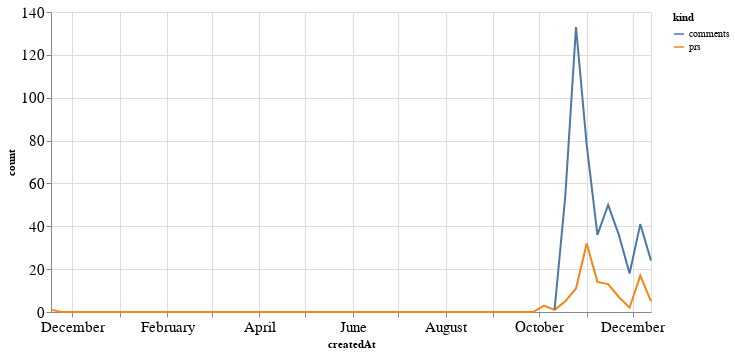

The notebook cell saved with this chart:
### Code cell
alt.Chart(total_time, width=600).mark_line().encode(
    x='createdAt',
    y='count',
    color='kind'
)

### Figure 1 — Vega-Lite specification as saved in the notebook (floating-point values rounded to 4 significant figures)
{"config": {"axisLeft": {"labelFontSize": 15}, "axisBottom": {"labelFontSize": 15}}, "data": {"name": "data-18fc921eb22d358ed4e48ed3782ae73b"}, "mark": "line", "encoding": {"color": {"type": "nominal", "field": "kind"}, "x": {"type": "temporal", "field": "createdAt"}, "y": {"type": "quantitative", "field": "count"}}, "width": 600, "$schema": "https://vega.github.io/schema/vega-lite/v4.8.1.json", "datasets": {"data-18fc921eb22d358ed4e48ed3782ae73b": [{"createdAt": "2019-11-17T00:00:00", "kind": "prs", "count": 1.0}, {"createdAt": "2019-11-24T00:00:00", "kind": "prs", "count": 0.0}, {"createdAt": "2019-12-01T00:00:00", "kind": "prs", "count": 0.0}, {"createdAt": "2019-12-08T00:00:00", "kind": "prs", "count": 0.0}, {"createdAt": "2019-12-15T00:00:00", "kind": "prs", "count": 0.0}, {"createdAt": "2019-12-22T00:00:00", "kind": "prs", "count": 0.0}, {"createdAt": "2019-12-29T00:00:00", "kind": "prs", "count": 0.0}, {"createdAt": "2020-01-05T00:00:00", "kind": "prs", "count": 0.0}, {"createdAt": "2020-01-12T00:00:00", "kind": "prs", "count": 0.0}, {"createdAt": "2020-01-19T00:00:00", "kind": "prs", "count": 0.0}, {"createdAt": "2020-01-26T00:00:00", "kind": "prs", "count": 0.0}, {"createdAt": "2020-02-02T00:00:00", "kind": "prs", "count": 0.0}, {"createdAt": "2020-02-09T00:00:00", "kind": "prs", "count": 0.0}, {"createdAt": "2020-02-16T00:00:00", "kind": "prs", "count": 0.0}, {"createdAt": "2020-02-23T00:00:00", "kind": "prs", "count": 0.0}, {"createdAt": "2020-03-01T00:00:00", "kind": "prs", "count": 0.0}, {"createdAt": "2020-03-08T00:00:00", "kind": "prs", "count": 0.0}, {"createdAt": "2020-03-15T00:00:00", "kind": "prs", "count": 0.0}, {"createdAt": "2020-03-22T00:00:00", "kind": "prs", "count": 0.0}, {"createdAt": "2020-03-29T00:00:00", "kind": "prs", "count": 0.0}, {"createdAt": "2020-04-05T00:00:00", "kind": "prs", "count": 0.0}, {"createdAt": "2020-04-12T00:00:00", "kind": "prs", "count": 0.0}, {"createdAt": "2020-04-19T00:00:00", "kind": "prs", "count": 0.0}, {"createdAt": "2020-04-26T00:00:00", "kind": "prs", "count": 0.0}, {"createdAt": "2020-05-03T00:00:00", "kind": "prs", "count": 0.0}, {"createdAt": "2020-05-10T00:00:00", "kind": "prs", "count": 0.0}, {"createdAt": "2020-05-17T00:00:00", "kind": "prs", "count": 0.0}, {"createdAt": "2020-05-24T00:00:00", "kind": "prs", "count": 0.0}, {"createdAt": "2020-05-31T00:00:00", "kind": "prs", "count": 0.0}, {"createdAt": "2020-06-07T00:00:00", "kind": "prs", "count": 0.0}, {"createdAt": "2020-06-14T00:00:00", "kind": "prs", "count": 0.0}, {"createdAt": "2020-06-21T00:00:00", "kind": "prs", "count": 0.0}, {"createdAt": "2020-06-28T00:00:00", "kind": "prs", "count": 0.0}, {"createdAt": "2020-07-05T00:00:00", "kind": "prs", "count": 0.0}, {"createdAt": "2020-07-12T00:00:00", "kind": "prs", "count": 0.0}, {"createdAt": "2020-07-19T00:00:00", "kind": "prs", "count": 0.0}, {"createdAt": "2020-07-26T00:00:00", "kind": "prs", "count": 0.0}, {"createdAt": "2020-08-02T00:00:00", "kind": "prs", "count": 0.0}, {"createdAt": "2020-08-09T00:00:00", "kind": "prs", "count": 0.0}, {"createdAt": "2020-08-16T00:00:00", "kind": "prs", "count": 0.0}, {"createdAt": "2020-08-23T00:00:00", "kind": "prs", "count": 0.0}, {"createdAt": "2020-08-30T00:00:00", "kind": "prs", "count": 0.0}, {"createdAt": "2020-09-06T00:00:00", "kind": "prs", "count": 0.0}, {"createdAt": "2020-09-13T00:00:00", "kind": "prs", "count": 0.0}, {"createdAt": "2020-09-20T00:00:00", "kind": "prs", "count": 0.0}, {"createdAt": "2020-09-27T00:00:00", "kind": "prs", "count": 0.0}, {"createdAt": "2020-10-04T00:00:00", "kind": "prs", "count": 3.0}, {"createdAt": "2020-10-11T00:00:00", "kind": "prs", "count": 1.0}, {"createdAt": "2020-10-18T00:00:00", "kind": "prs", "count": 5.0}, {"createdAt": "2020-10-25T00:00:00", "kind": "prs", "count": 11.0}, {"createdAt": "2020-11-01T00:00:00", "kind": "prs", "count": 32.0}, {"createdAt": "2020-11-08T00:00:00", "kind": "prs", "count": 14.0}, {"createdAt": "2020-11-15T00:00:00", "kind": "prs", "count": 13.0}, {"createdAt": "2020-11-22T00:00:00", "kind": "prs", "count": 7.0}, {"createdAt": "2020-11-29T00:00:00", "kind": "prs", "count": 2.0}, {"createdAt": "2020-12-06T00:00:00", "kind": "prs", "count": 17.0}, {"createdAt": "2020-12-13T00:00:00", "kind": "prs", "count": 5.0}, {"createdAt": "2019-11-17T00:00:00", "kind": "comments", "count": null}, {"createdAt": "2019-11-24T00:00:00", "kind": "comments", "count": null}, {"createdAt": "2019-12-01T00:00:00", "kind": "comments", "count": null}, {"createdAt": "2019-12-08T00:00:00", "kind": "comments", "count": null}, {"createdAt": "2019-12-15T00:00:00", "kind": "comments", "count": null}, {"createdAt": "2019-12-22T00:00:00", "kind": "comments", "count": null}, {"createdAt": "2019-12-29T00:00:00", "kind": "comments", "count": null}, {"createdAt": "2020-01-05T00:00:00", "kind": "comments", "count": null}, {"createdAt": "2020-01-12T00:00:00", "kind": "comments", "count": null}, {"createdAt": "2020-01-19T00:00:00", "kind": "comments", "count": null}, {"createdAt": "2020-01-26T00:00:00", "kind": "comments", "count": null}, {"createdAt": "2020-02-02T00:00:00", "kind": "comments", "count": null}, {"createdAt": "2020-02-09T00:00:00", "kind": "comments", "count": null}, {"createdAt": "2020-02-16T00:00:00", "kind": "comments", "count": null}, {"createdAt": "2020-02-23T00:00:00", "kind": "comments", "count": null}, {"createdAt": "2020-03-01T00:00:00", "kind": "comments", "count": null}, {"createdAt": "2020-03-08T00:00:00", "kind": "comments", "count": null}, {"createdAt": "2020-03-15T00:00:00", "kind": "comments", "count": null}, {"createdAt": "2020-03-22T00:00:00", "kind": "comments", "count": null}, {"createdAt": "2020-03-29T00:00:00", "kind": "comments", "count": null}, {"createdAt": "2020-04-05T00:00:00", "kind": "comments", "count": null}, {"createdAt": "2020-04-12T00:00:00", "kind": "comments", "count": null}, {"createdAt": "2020-04-19T00:00:00", "kind": "comments", "count": null}, {"createdAt": "2020-04-26T00:00:00", "kind": "comments", "count": null}, {"createdAt": "2020-05-03T00:00:00", "kind": "comments", "count": null}, {"createdAt": "2020-05-10T00:00:00", "kind": "comments", "count": null}, {"createdAt": "2020-05-17T00:00:00", "kind": "comments", "count": null}, {"createdAt": "2020-05-24T00:00:00", "kind": "comments", "count": null}, {"createdAt": "2020-05-31T00:00:00", "kind": "comments", "count": null}, {"createdAt": "2020-06-07T00:00:00", "kind": "comments", "count": null}, {"createdAt": "2020-06-14T00:00:00", "kind": "comments", "count": null}, {"createdAt": "2020-06-21T00:00:00", "kind": "comments", "count": null}, {"createdAt": "2020-06-28T00:00:00", "kind": "comments", "count": null}, {"createdAt": "2020-07-05T00:00:00", "kind": "comments", "count": null}, {"createdAt": "2020-07-12T00:00:00", "kind": "comments", "count": null}, {"createdAt": "2020-07-19T00:00:00", "kind": "comments", "count": null}, {"createdAt": "2020-07-26T00:00:00", "kind": "comments", "count": null}, {"createdAt": "2020-08-02T00:00:00", "kind": "comments", "count": null}, {"createdAt": "2020-08-09T00:00:00", "kind": "comments", "count": null}, {"createdAt": "2020-08-16T00:00:00", "kind": "comments", "count": null}, {"createdAt": "2020-08-23T00:00:00", "kind": "comments", "count": null}, {"createdAt": "2020-08-30T00:00:00", "kind": "comments", "count": null}, {"createdAt": "2020-09-06T00:00:00", "kind": "comments", "count": null}, {"createdAt": "2020-09-13T00:00:00", "kind": "comments", "count": null}, {"createdAt": "2020-09-20T00:00:00", "kind": "comments", "count": null}, {"createdAt": "2020-09-27T00:00:00", "kind": "comments", "count": null}, {"createdAt": "2020-10-04T00:00:00", "kind": "comments", "count": null}, {"createdAt": "2020-10-11T00:00:00", "kind": "comments", "count": 1.0}, {"createdAt": "2020-10-18T00:00:00", "kind": "comments", "count": 54.0}, {"createdAt": "2020-10-25T00:00:00", "kind": "comments", "count": 133.0}, {"createdAt": "2020-11-01T00:00:00", "kind": "comments", "count": 78.0}, {"createdAt": "2020-11-08T00:00:00", "kind": "comments", "count": 36.0}, {"createdAt": "2020-11-15T00:00:00", "kind": "comments", "count": 50.0}, {"createdAt": "2020-11-22T00:00:00", "kind": "comments", "count": 36.0}, {"createdAt": "2020-11-29T00:00:00", "kind": "comments", "count": 18.0}, {"createdAt": "2020-12-06T00:00:00", "kind": "comments", "count": 41.0}, {"createdAt": "2020-12-13T00:00:00", "kind": "comments", "count": 24.0}]}}
